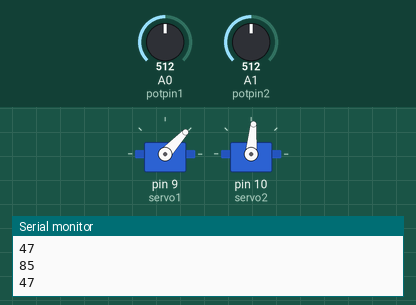
This sketch was run on a simulated Arduino Uno, built with avr-gcc and run on an emulated ATmega328P. Parts: 2 × servo, the last lines printed to the serial monitor. The test bench sets the inputs (shaded band); at power-on: A1 (potpin2) = 512, A0 (potpin1) = 512.

Above: at 1.2 s.
1.3 s: A1 (potpin2) set to 306
At 1.9 s:
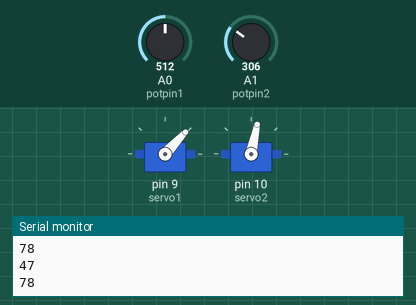
2.8 s: A0 (potpin1) set to 122
At 3.3 s:
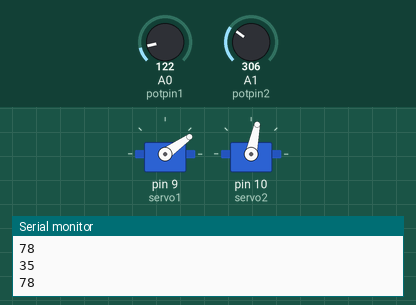
4.3 s: A1 (potpin2) set to 511
At 4.7 s:
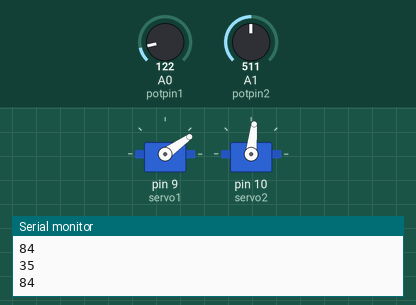
5.8 s: A0 (potpin1) set to 1023
At 7.0 s:
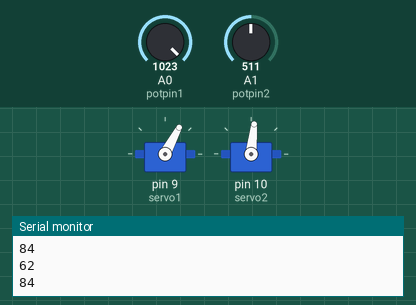
7.3 s: A1 (potpin2) set to 122
At 8.5 s:
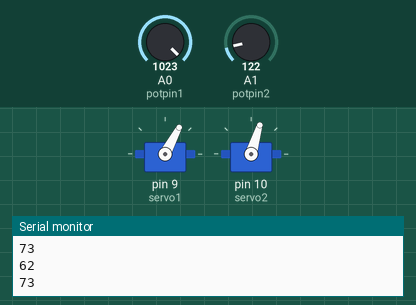
8.8 s: A1 (potpin2) set to 1023
At 9.9 s:
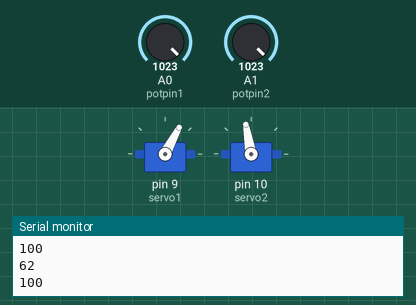
Timing chart, 0 to 11.3 s (numbered marks = the images above; inputs shaded):
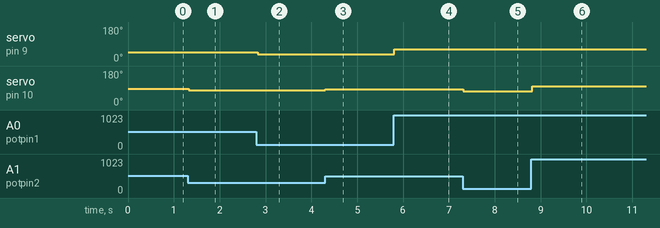

The sketch:

4.robotokkodlmaa.ino
```cpp
#include <Servo.h>

Servo servo1;  // servo larımızı isimlendiriyoruz
Servo servo2;

int okunandeger1 ; // joistik den gelen verilerin kaydedilçeği değişkenler
int okunandeger2 ;

int potpin1 = A0;  // joistik modülünün çıkış sinyallerinin baglı oldugu pinler
int potpin2 = A1;

int buton   = 5;

void setup() {
  Serial.begin (9600);
  servo1.attach  (9); // servolarımızın sinyal pinin baglı olduğu pinleri çalıştırıyoruz
  servo2.attach (10);
}

void loop() {


  okunandeger1 = analogRead(potpin1);            // joistikden gelen verileri okuyup okunandeger1 adlı degişkene kaydediyoruz
  okunandeger1 = map(okunandeger1, 0, 1023, 32, 62);     // joistik den gelen 0 ila 1023 arasındakı degeri 0 ila 60 a orantılıyoruz.
  servo1.write(okunandeger1);           // orantıladıgımız değeri servomuza gönderip servoyu çalıştırıyoruz
  Serial.println (okunandeger1);  // servoya gönderdiğimiz degeri serial monitörde görüyoruz

  okunandeger2 = analogRead(potpin2);
  okunandeger2 = map(okunandeger2, 0, 1023, 70, 100);
  servo2.write(okunandeger2);
  Serial.println (okunandeger2);
  delay(30);
}
```

Measured:
- after the input at 1.3 s, servo on pin 10 (servo2): 85° → 78° at once
- after the input at 2.8 s, servo on pin 9 (servo1): 47° → 35° at once
- after the input at 4.3 s, servo on pin 10 (servo2): 78° → 84° at once
- after the input at 5.8 s, servo on pin 9 (servo1): 35° → 62° at once
- after the input at 7.3 s, servo on pin 10 (servo2): 84° → 73° at once
- after the input at 8.8 s, servo on pin 10 (servo2): 73° → 100° at once
